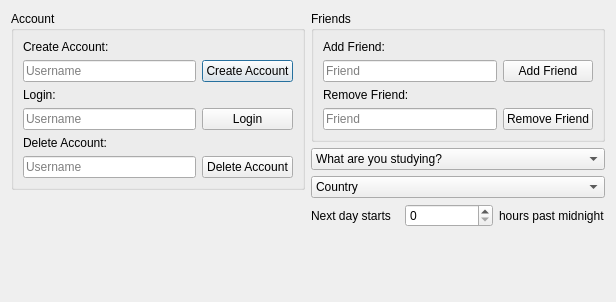
<?xml version="1.0" encoding="UTF-8"?>
<ui version="4.0">
 <class>Dialog</class>
 <widget class="QDialog" name="Dialog">
  <property name="geometry">
   <rect>
    <x>0</x>
    <y>0</y>
    <width>616</width>
    <height>302</height>
   </rect>
  </property>
  <property name="sizePolicy">
   <sizepolicy hsizetype="MinimumExpanding" vsizetype="MinimumExpanding">
    <horstretch>0</horstretch>
    <verstretch>0</verstretch>
   </sizepolicy>
  </property>
  <property name="windowTitle">
   <string>Config</string>
  </property>
  <property name="windowIcon">
   <iconset resource="icons.qrc">
    <normaloff>:/icons/person.png</normaloff>:/icons/person.png</iconset>
  </property>
  <layout class="QHBoxLayout" name="horizontalLayout">
   <item>
    <layout class="QVBoxLayout" name="verticalLayout_3">
     <item>
      <widget class="QGroupBox" name="Accout">
       <property name="title">
        <string>Account</string>
       </property>
       <layout class="QVBoxLayout" name="verticalLayout_2">
        <item>
         <layout class="QGridLayout" name="gridLayout">
          <item row="0" column="0">
           <widget class="QLabel" name="create_info">
            <property name="text">
             <string>Create Account:</string>
            </property>
           </widget>
          </item>
          <item row="1" column="0">
           <widget class="QLineEdit" name="create_username">
            <property name="text">
             <string/>
            </property>
            <property name="maxLength">
             <number>15</number>
            </property>
            <property name="placeholderText">
             <string>Username</string>
            </property>
           </widget>
          </item>
          <item row="1" column="1">
           <widget class="QPushButton" name="create_button">
            <property name="text">
             <string>Create Account</string>
            </property>
           </widget>
          </item>
          <item row="2" column="0">
           <widget class="QLabel" name="login_info">
            <property name="text">
             <string>Login:</string>
            </property>
           </widget>
          </item>
          <item row="3" column="0">
           <widget class="QLineEdit" name="login_username">
            <property name="text">
             <string/>
            </property>
            <property name="placeholderText">
             <string>Username</string>
            </property>
           </widget>
          </item>
          <item row="3" column="1">
           <widget class="QPushButton" name="login_button">
            <property name="text">
             <string>Login</string>
            </property>
           </widget>
          </item>
          <item row="4" column="0">
           <widget class="QLabel" name="delete_info">
            <property name="text">
             <string>Delete Account:</string>
            </property>
           </widget>
          </item>
          <item row="5" column="0">
           <widget class="QLineEdit" name="delete_username">
            <property name="text">
             <string/>
            </property>
            <property name="placeholderText">
             <string>Username</string>
            </property>
           </widget>
          </item>
          <item row="5" column="1">
           <widget class="QPushButton" name="delete_button">
            <property name="text">
             <string>Delete Account</string>
            </property>
           </widget>
          </item>
         </layout>
        </item>
       </layout>
      </widget>
     </item>
     <item>
      <spacer name="verticalSpacer">
       <property name="orientation">
        <enum>Qt::Vertical</enum>
       </property>
       <property name="sizeHint" stdset="0">
        <size>
         <width>20</width>
         <height>0</height>
        </size>
       </property>
      </spacer>
     </item>
    </layout>
   </item>
   <item>
    <layout class="QVBoxLayout" name="verticalLayout_4">
     <item>
      <widget class="QGroupBox" name="Friends">
       <property name="title">
        <string>Friends</string>
       </property>
       <layout class="QVBoxLayout" name="verticalLayout">
        <item>
         <layout class="QGridLayout" name="gridLayout_2">
          <item row="0" column="0">
           <widget class="QLabel" name="add_friends_info">
            <property name="text">
             <string>Add Friend:</string>
            </property>
           </widget>
          </item>
          <item row="1" column="0">
           <widget class="QLineEdit" name="friend_username">
            <property name="text">
             <string/>
            </property>
            <property name="placeholderText">
             <string>Friend</string>
            </property>
           </widget>
          </item>
          <item row="1" column="1">
           <widget class="QPushButton" name="add_friends_button">
            <property name="text">
             <string>Add Friend</string>
            </property>
           </widget>
          </item>
          <item row="2" column="0">
           <widget class="QLabel" name="remove_friend_info">
            <property name="text">
             <string>Remove Friend:</string>
            </property>
           </widget>
          </item>
          <item row="3" column="0">
           <widget class="QLineEdit" name="remove_friend_username">
            <property name="text">
             <string/>
            </property>
            <property name="placeholderText">
             <string>Friend</string>
            </property>
           </widget>
          </item>
          <item row="3" column="1">
           <widget class="QPushButton" name="remove_friend_button">
            <property name="text">
             <string>Remove Friend</string>
            </property>
           </widget>
          </item>
         </layout>
        </item>
       </layout>
      </widget>
     </item>
     <item>
      <layout class="QGridLayout" name="gridLayout_4">
       <item row="1" column="0" colspan="3">
        <widget class="QComboBox" name="country">
         <item>
          <property name="text">
           <string>Country</string>
          </property>
         </item>
        </widget>
       </item>
       <item row="0" column="0" colspan="3">
        <widget class="QComboBox" name="subject">
         <item>
          <property name="text">
           <string>What are you studying?</string>
          </property>
         </item>
         <item>
          <property name="text">
           <string>Languages</string>
          </property>
         </item>
         <item>
          <property name="text">
           <string>Medicine</string>
          </property>
         </item>
         <item>
          <property name="text">
           <string>Law</string>
          </property>
         </item>
        </widget>
       </item>
       <item row="2" column="2">
        <widget class="QLabel" name="next_day_info2">
         <property name="text">
          <string>hours past midnight</string>
         </property>
        </widget>
       </item>
       <item row="2" column="1">
        <widget class="QSpinBox" name="newday">
         <property name="maximum">
          <number>23</number>
         </property>
        </widget>
       </item>
       <item row="2" column="0">
        <widget class="QLabel" name="next_day_info1">
         <property name="text">
          <string>Next day starts</string>
         </property>
        </widget>
       </item>
      </layout>
     </item>
     <item>
      <spacer name="verticalSpacer_2">
       <property name="orientation">
        <enum>Qt::Vertical</enum>
       </property>
       <property name="sizeHint" stdset="0">
        <size>
         <width>20</width>
         <height>0</height>
        </size>
       </property>
      </spacer>
     </item>
    </layout>
   </item>
  </layout>
 </widget>
 <resources>
  <include location="icons.qrc"/>
 </resources>
 <connections/>
</ui>
